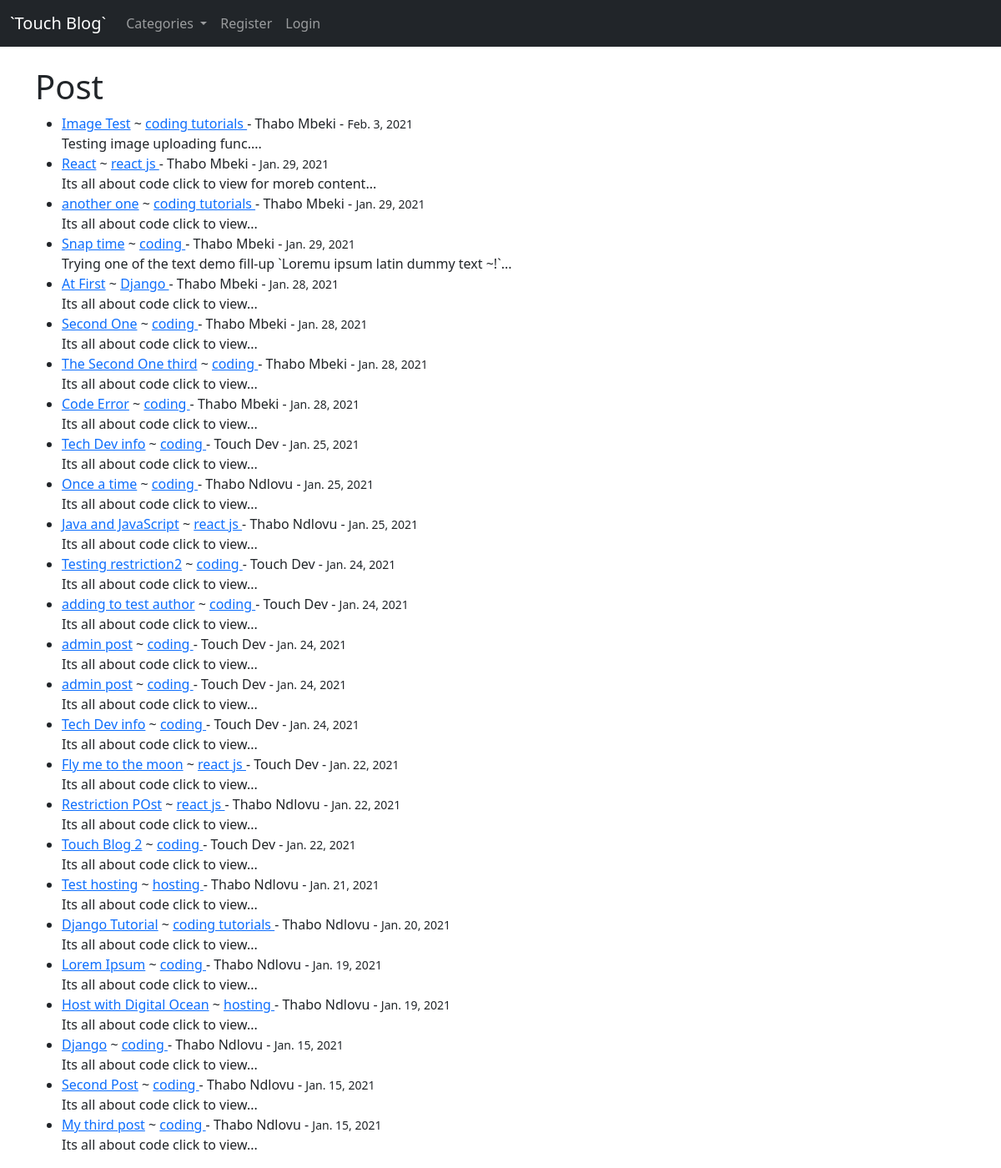
/blog/, run on an earlier commit of the app's database.
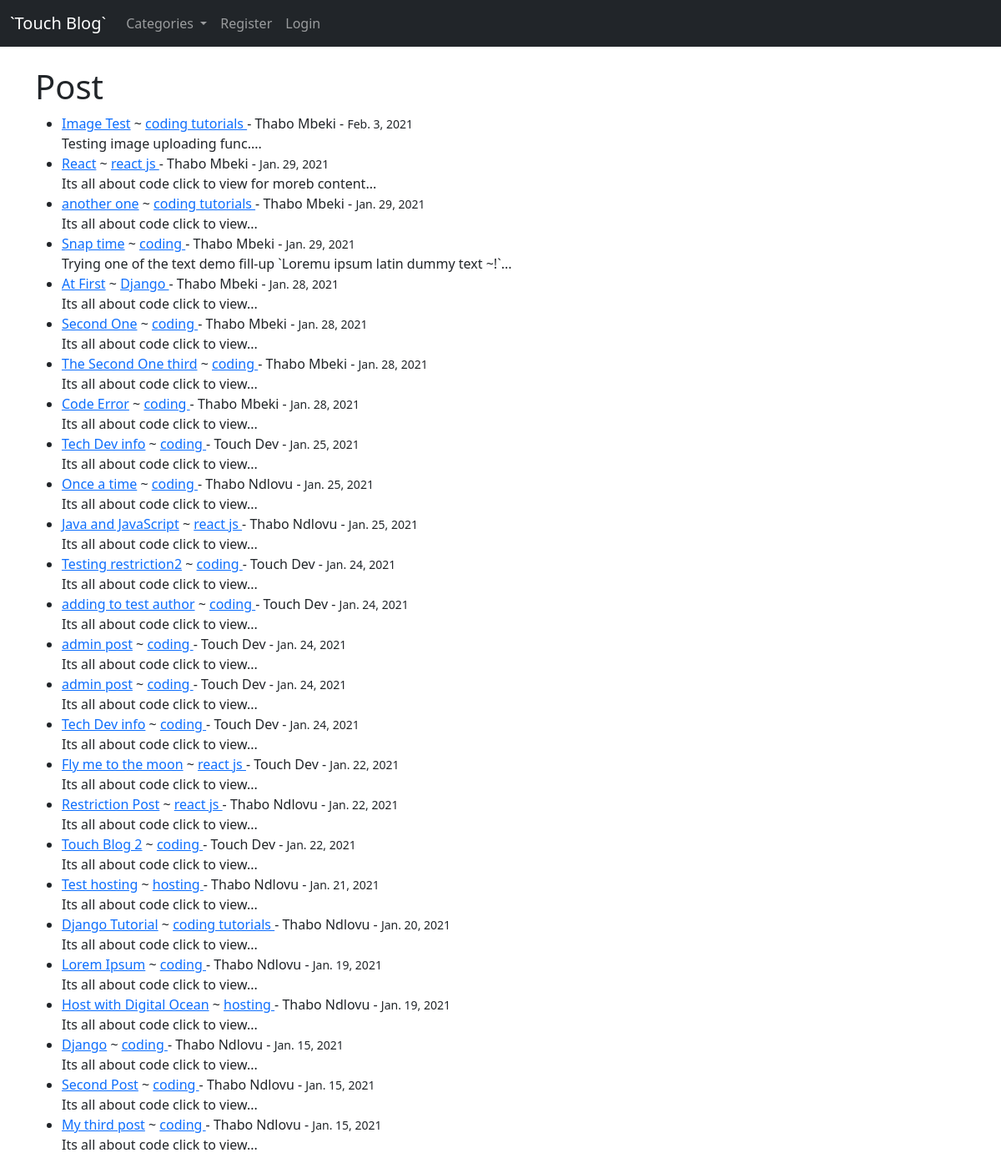
And on a later commit of the database.
### blog/models.py (models this page shows, shortened)
class Post(models.Model):
    title = models.CharField(max_length=255)
    header_image = models.ImageField(blank=True, null=True, upload_to="images/")
    author = models.ForeignKey(User, on_delete=models.CASCADE)
    body = RichTextField(blank=True, null=True)
    post_date = models.DateField(auto_now_add=True)
    category = models.CharField(max_length=255, default='coding')
    snippet = models.CharField(max_length=255)
    likes = models.ManyToManyField(User, related_name="blog_posts")

### blog/views.py (the view)
# urls.py: path('', HomeView.as_view(), name='home'),
class HomeView(ListView):
	model = Post
	template_name = 'home.html'
	ordering = ['-post_date']
	def get_context_data(self, *args, **kwargs):
		cat_menu = Category.objects.all()
		context = super(HomeView, self).get_context_data(*args, **kwargs)
		context['cat_menu'] = cat_menu
		return context

### blog/models.py (called while the page is built)
	def __str__(self):
		return self.name

### blog/templates/home.html (shortened to what this page needs)
{% extends 'base.html' %}
{% block content %}
    <h1>Post</h1>
	<ul>
	{% for post in object_list %}
		<li>
		<a href="{% url 'article' post.pk %}">{{ post.title }}</a>
		 ~ <a href="{% url 'category' post.category|slugify %}"> {{ post.category }} </a>
		 - {{ post.author.first_name }} {{ post.author.last_name }} - <small>{{ post.post_date }}</small>
		 <br>
		{{ post.snippet|safe }}...
		</li>
	{% endfor %}
	</ul>
{% endblock %}

What changed in the data, as far as the page shows it:
changed Post: title "Restriction POst" → "Restriction Post"
